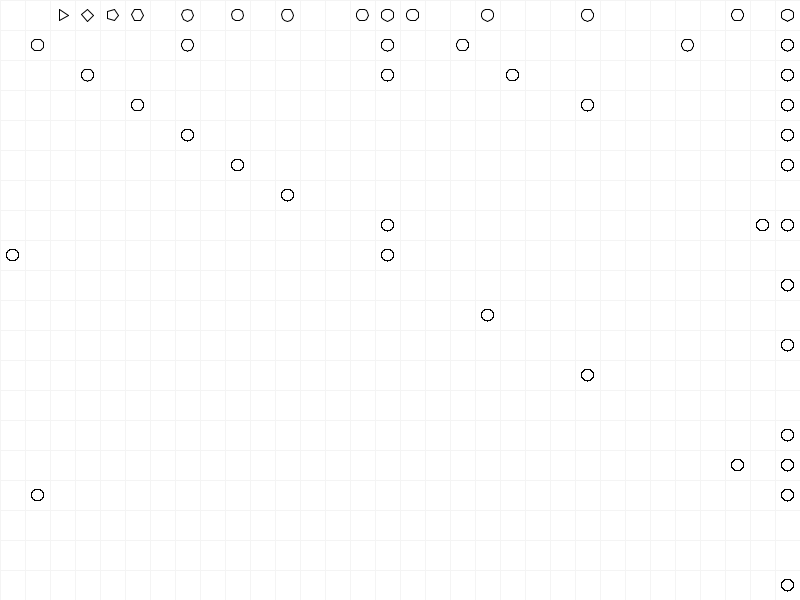
Frame 1 (no input)
Frame 2 (the mouse pressed at the canvas centre, redrawn once): identical to frame 1, image omitted

The Processing sketch that drew this single still picture (run headless with seeded random() and noise(); the mouse was pressed at the canvas centre and the sketch redrawn once):

// Processing sketch: sketch_171010a
// ── sketch_171010a.pde
/* 
List of drawable pologons from 
Mathematical Excursions to the World's Great Buildings
Alexander J. Hahn
https://www.amazon.co.uk/Mathematical-Excursions-Worlds-Great-Buildings/dp/0691145202
*/ 

int w = 800;
int h = 600;

int[] valid = {3, 4, 5, 6, 8, 10, 
      12, 15, 16, 17, 20, 24, 30, 
      32, 34, 40, 48, 51, 60, 64, 
      68, 80, 85, 96, 102, 120, 128, 
      136, 160, 170, 192, 204, 240, 
      255, 256, 257, 272, 320, 340, 
      384, 408, 480, 510, 512, 514, 
      544, 640, 680, 768, 771, 816, 960};

void setup() {
  size(800, 600);
  noLoop();
}

void draw() {
  background(255);
  smooth();
  int numGonsX = 32;
  int numGonsY = 20;
  println("Drawable polygons up to " + (numGonsX * numGonsY));
  drawGrid(numGonsX, numGonsY);

  int c=1;
  int n=1;
  int numDrawable=0;
  
  float xWidth = w / numGonsX;
  float yHeight = h / numGonsY;

  for (int j=0; j< numGonsY; j++) {
    for (int i=0; i<numGonsX; i++) {
        if (drawable(n)) {
          numDrawable++;
          float xO = i*xWidth + (xWidth/2);
          float yO = j*yHeight + (yHeight/2);
          if(n>2){
          float r = w / numGonsX / 4;
            for (int s=0; s<n; s++) {
              float p1x = cos(s * 2 * PI/n) * r;
              float p1y = sin(s * 2 * PI/n) * r;
              float p2x = cos((s+1) * 2 * PI/n) * r;
              float p2y = sin((s+1) * 2 * PI/n) * r;
              line(xO+p1x, yO+p1y, xO+p2x, yO+p2y);
            }
          }
        }
      n++;

    }
  }
  println("Number of drawable polygons " + numDrawable);
   save("drawable-polygons.png");

}

void drawGrid(int numX, int numY) {
  float xWidth = w / numX;
  float yHeight = h / numY;
  stroke(244);
  for (int i=0; i<= numX; i++) {
    line(i*xWidth, 0, i*xWidth, h);
  }

  for (int i=0; i< numY; i++) {
    line(0, i*yHeight, w, i*yHeight);
  }
  stroke(0);
}


boolean drawable(int candidate) {
  boolean inList = false;
  for (int l=0; l<valid.length; l++) {
    if (valid[l] == candidate) {
      inList = true;
    }
  }
  return inList;
}
